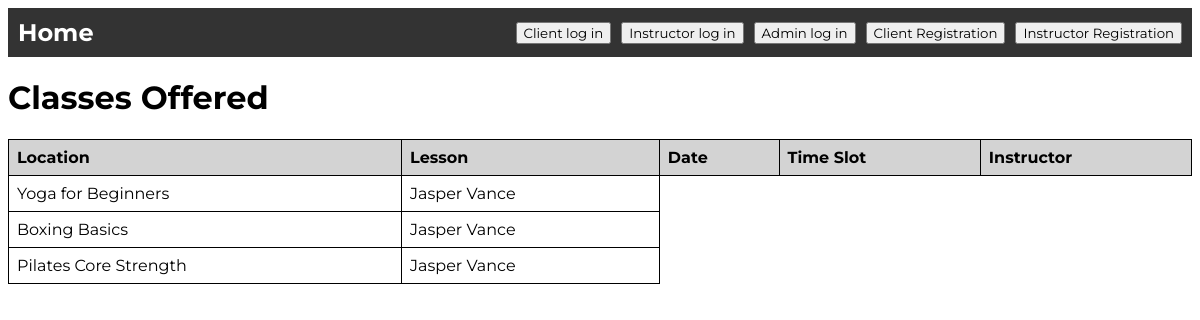
The app's page /classes_offered with its own data.
### models/models.py (models this page shows, shortened)
class Offering(db.Model):
    __tablename__ = 'offerings'
    offering_id = db.Column(db.Integer, primary_key=True, autoincrement=True)
    lesson_id = db.Column(
        db.Integer,
        db.ForeignKey('lessons.lesson_id', name='fk_lesson_id'),
        nullable=False
    )
    instructor_id = db.Column(
        db.Integer,
        db.ForeignKey('instructors.instructor_id', name='fk_instructor_id'),
        nullable=False
    )
    shedule_id = db.Column(
        db.Integer,
        db.ForeignKey('schedules.schedule_id', name='fk_schedule_id'),
        nullable=True
    )
    instructor = db.relationship('Instructor', backref=db.backref('offerings', lazy=True))
    schedule = db.relationship('Schedule', backref=db.backref('offerings', lazy=True))

class Lesson(db.Model):
    __tablename__ = 'lessons'
    lesson_id = db.Column(db.Integer, primary_key=True, autoincrement=True)
    name = db.Column(db.String(100), nullable=False, unique=True)
    lesson_type = db.Column(db.String(50), nullable=False)
    description = db.Column(db.String(255), nullable=False)
    capacity = db.Column(db.Integer, nullable=False)
    offerings = db.relationship('Offering', backref='lesson', lazy=True)
    lesson_time_slots = db.relationship('TimeSlot', back_populates='lesson', lazy=True)
    is_available = db.Column(db.Boolean, default=True)
    location_id = db.Column(db.Integer, db.ForeignKey('locations.location_id', name='fk_location_id'), nullable=True)
    location = db.relationship('Location', backref=db.backref('lessons', lazy=True))

class Instructor(db.Model):
    __tablename__ = 'instructors'
    instructor_id = db.Column(db.Integer, primary_key=True, autoincrement=True)
    name = db.Column(db.Text, nullable=False)
    age = db.Column(db.Integer, nullable=False)
    username = db.Column(db.String(128), unique=True, nullable=False)
    specialization = db.Column(db.String(128))
    phone = db.Column(db.String(128), nullable=False)
    password_hash = db.Column(db.String(128), nullable=False)

### main.py (the view)
@app.route('/classes_offered')
def classes_offered():
    offered_classes = Offering.query.options(joinedload(Offering.instructor)).all()
    if session.get('currentAccount') == "CLIENT":  # User is logged in
        return render_template('classes_offered.html', offered_classes=offered_classes)
    elif session.get('currentAccount') == "ADMIN":
        return render_template('admin_account.html', offered_classes=offered_classes)
    else:  # User is not logged in
        return render_template('classes_view_only.html', offered_classes=offered_classes)

### templates/classes_view_only.html
{% include 'header.html' %}
<h1>Classes Offered</h1>
<table>
    <thead>
        <tr>
            <th>Location</th>
            <th>Lesson</th>
            <th>Date</th>
            <th>Time Slot</th>
            <th>Instructor</th>
        </tr>
    </thead>
    <tbody>
        {% for offering in offered_classes %}
        <tr>
            <td>{{ offering.lesson.name }}</td>
            <td>{{ offering.instructor.name }}</td>
        </tr>
        {% endfor %}
    </tbody>
</table>
</body>
</html>

### static/style.css (style rules this page uses)
* { font-family: "Montserrat", sans-serif; }
table { width: 100%; border-collapse: collapse; }
th, td { border: 1px solid black; padding: 8px; text-align: left; }
th { background-color:lightgray; }

### records on screen
Offering: lesson.name "Yoga for Beginners", instructor.name "Jasper Vance"
Offering: lesson.name "Boxing Basics", instructor.name "Jasper Vance"
Offering: lesson.name "Pilates Core Strength", instructor.name "Jasper Vance"
